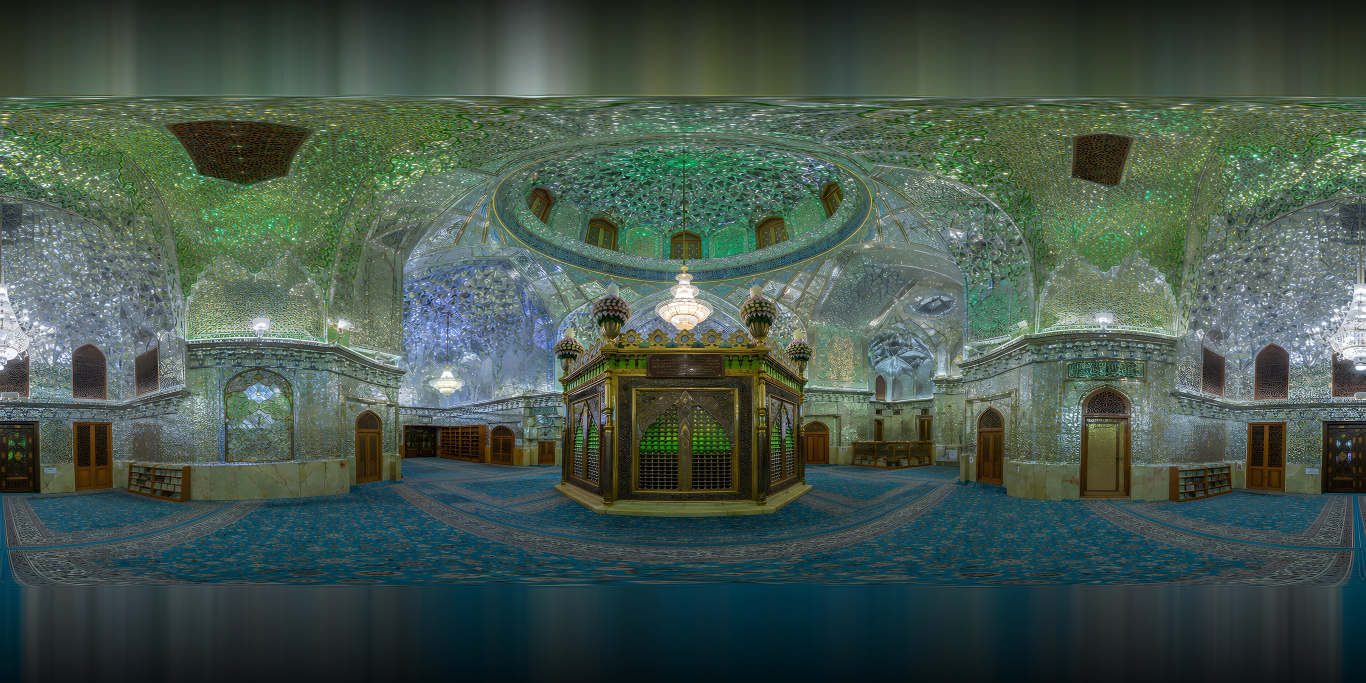
#> input picture assets/pano-shrine.jpg, 4096 x 2048 px, found by its file name (shown at 1/3 size)
$ python fix_pano_vfov.py
#> lines starting #> are read from the running program, lines starting #| are printed output that depends on the picture
#!/usr/bin/env python3
"""
修复部分全景图的 vfov 不足导致的畸变问题

输入：等距柱状投影格式但实际只覆盖部分垂直视场角的全景图（4096×2048）
输出：把图像缩到对应的真实 vfov 高度，居中放到 4096×2048 画布，
      上下填充区域用图像顶/底行的平均色，渐变到深色（避免死黑突兀）

数学：
  - 标准 equirectangular vfov = 180°（画面高 = 2048px）
  - 实测这 4 张图实际有效 vfov ≈ 130°
  - 缩后图像高度 = 2048 * 130/180 ≈ 1480px
  - 上下各填充 (2048-1480)/2 = 284px
"""
from PIL import Image, ImageFilter
import os, sys

# 实际 vfov 估计（度）
EFFECTIVE_VFOV = 130.0
FULL_VFOV = 180.0
TARGET_W = 4096
TARGET_H = 2048

INPUT_DIR  = '/Users/yanli/Downloads/sand/assets/_pano_backup'
OUTPUT_DIR = '/Users/yanli/Downloads/sand/assets'
FILES = ['pano-shrine.jpg', 'pano-music.jpg', 'pano-imam.jpg', 'pano-lotfollah.jpg']

def fix_pano(in_path, out_path):
    img = Image.open(in_path).convert('RGB')
#> img is the input picture: PIL image 4096x2048 RGB; mean R, G, B 68.5, 85.9, 75.9
    w, h = img.size
#> w = 4096; h = 2048
    print(f'  原图: {w}x{h}')
#|   原图: 4096x2048

    # 1) 计算缩放后的图像高度
    scaled_h = int(TARGET_H * EFFECTIVE_VFOV / FULL_VFOV)
    # 缩放图像高度到 scaled_h，宽度按比例 → 实际宽度
    scaled_w = int(w * scaled_h / h)
#> scaled_w = 2958
    img_scaled = img.resize((scaled_w, scaled_h), Image.LANCZOS)

    # 2) 如果宽度 != TARGET_W，再做 horizontal scale 到 4096（保持等距柱状条件）
    if scaled_w != TARGET_W:
        img_scaled = img_scaled.resize((TARGET_W, scaled_h), Image.LANCZOS)
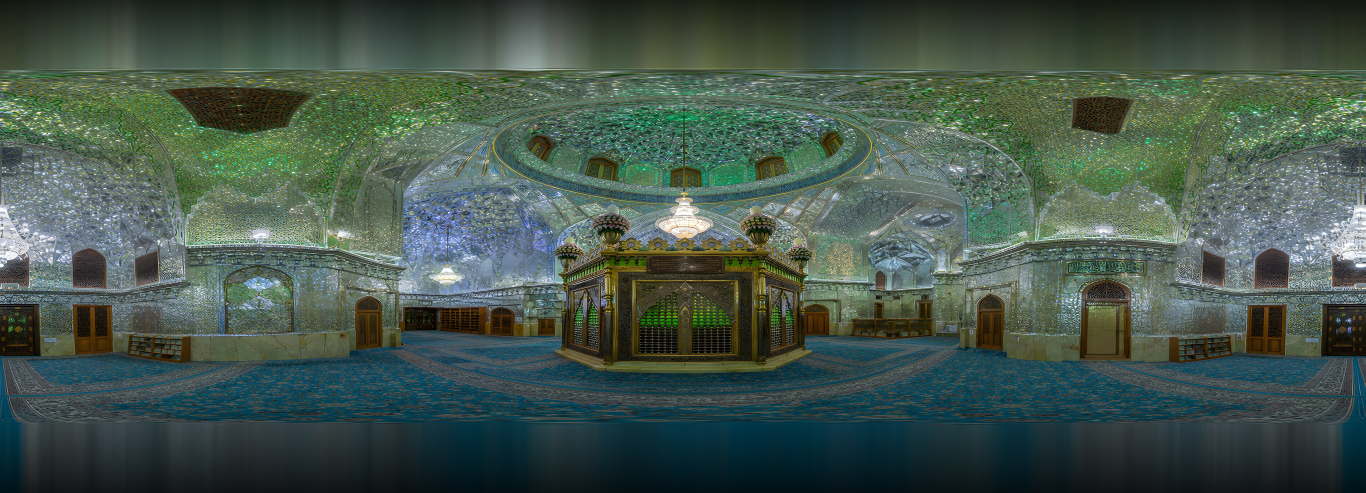
#> img_scaled: PIL image 4096x1479 RGB (shown at 1/3 size); mean R, G, B 68.5, 85.9, 75.9
    print(f'  缩到: {TARGET_W}x{scaled_h}')

    # 3) 创建 4096x2048 画布，居中放置
    pad_top = (TARGET_H - scaled_h) // 2
    pad_bottom = TARGET_H - scaled_h - pad_top

    # 4) 取顶/底行的平均色（按列采样，得到一行 4096 像素的颜色）
    top_row = img_scaled.crop((0, 0, TARGET_W, 8))         # 顶部 8 行
    bot_row = img_scaled.crop((0, scaled_h-8, TARGET_W, scaled_h))  # 底部 8 行

    # 把这 8 行平均成 1 行
    top_strip = top_row.resize((TARGET_W, 1), Image.LANCZOS)
    bot_strip = bot_row.resize((TARGET_W, 1), Image.LANCZOS)

    # 5) 顶部填充：从图像顶色 → 暗色（70% 黑）渐变
    canvas = Image.new('RGB', (TARGET_W, TARGET_H), (0, 0, 0))
#> canvas: PIL image 4096x2048 RGB; every value is 0

    # 顶部填充区
    if pad_top > 0:
        top_fill = Image.new('RGB', (TARGET_W, pad_top), (0, 0, 0))
#> top_fill: PIL image 4096x284 RGB; every value is 0
        # 渐变：顶部行平均色 → 远离图像处变暗
        for y in range(pad_top):
            # alpha 越远离图像（y 越小）越暗，用 0.3 兜底，保留 30% 颜色
            t = y / max(1, pad_top - 1)  # 0 在最顶，1 紧贴图像
            alpha = 0.3 + 0.7 * t  # 顶端保留 30% 色，紧贴图像处 100%
            row = top_strip.point(lambda v: int(v * alpha))
            top_fill.paste(row, (0, y))
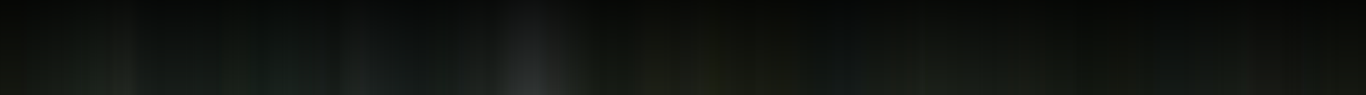
#> top_fill: PIL image 4096x284 RGB (shown at 1/3 size); mean R, G, B 16.5, 19.7, 16
        # 加一点模糊柔化
        top_fill = top_fill.filter(ImageFilter.GaussianBlur(radius=2))
        canvas.paste(top_fill, (0, 0))
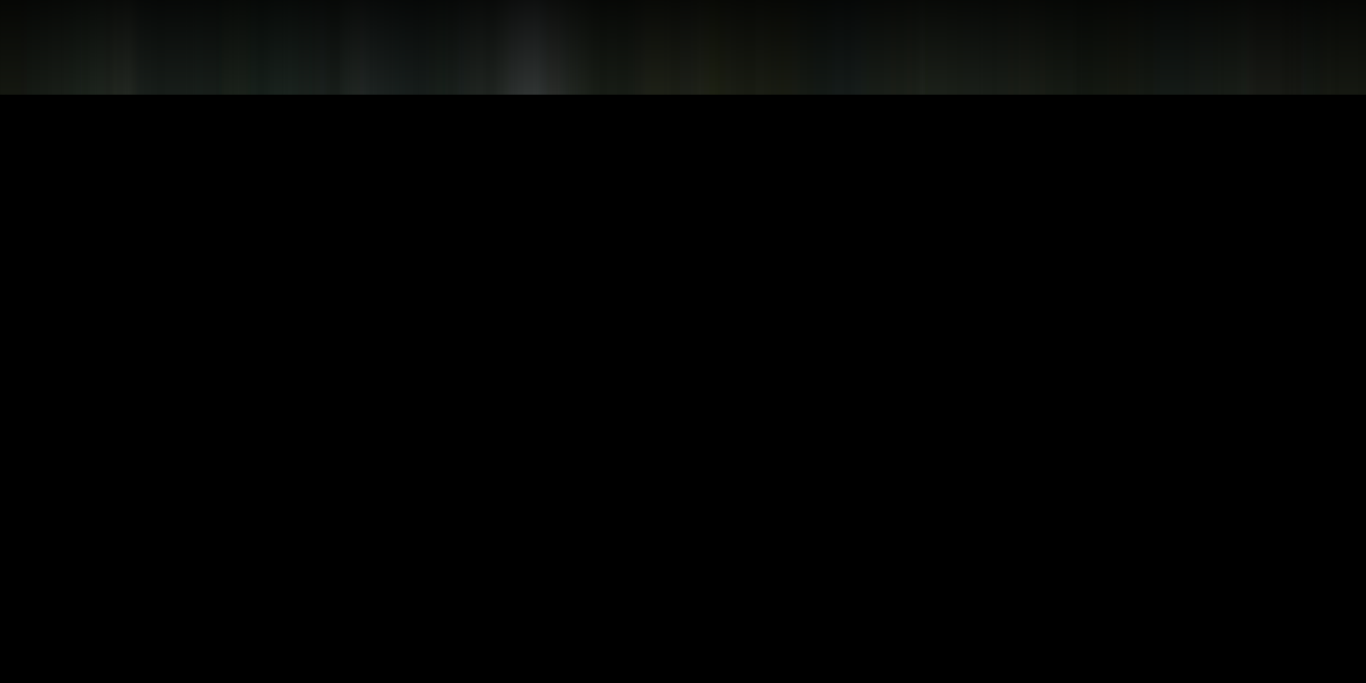
#> canvas: PIL image 4096x2048 RGB (shown at 1/3 size); mean R, G, B 2.3, 2.7, 2.2

    # 底部填充区
    if pad_bottom > 0:
        bot_fill = Image.new('RGB', (TARGET_W, pad_bottom), (0, 0, 0))
#> bot_fill: PIL image 4096x285 RGB; every value is 0
        for y in range(pad_bottom):
            t = 1 - y / max(1, pad_bottom - 1)  # 0 在最底，1 紧贴图像
            alpha = 0.3 + 0.7 * t
            row = bot_strip.point(lambda v: int(v * alpha))
            bot_fill.paste(row, (0, y))
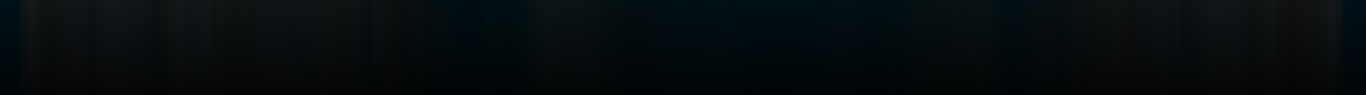
#> bot_fill: PIL image 4096x285 RGB (shown at 1/3 size); mean R, G, B 6.1, 11.6, 13.5
        bot_fill = bot_fill.filter(ImageFilter.GaussianBlur(radius=2))
        canvas.paste(bot_fill, (0, pad_top + scaled_h))

    # 把缩放后的图像粘到中间
    canvas.paste(img_scaled, (0, pad_top))
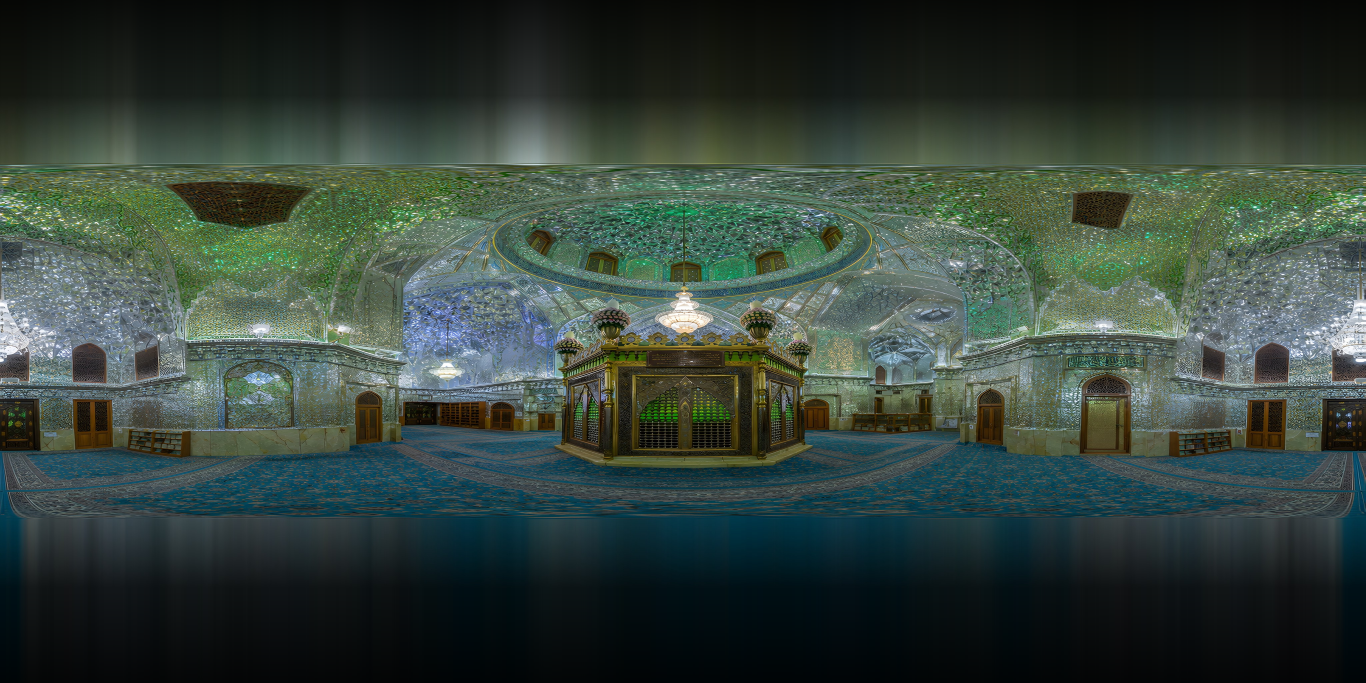
#> canvas: PIL image 4096x2048 RGB (shown at 1/3 size); mean R, G, B 52.6, 66.4, 58.9

    # 保存
    canvas.save(out_path, 'JPEG', quality=88, optimize=True)
    out_size = os.path.getsize(out_path) / 1024 / 1024
    print(f'  ✓ 输出: {out_path}  ({out_size:.2f} MB)')

if __name__ == '__main__':
    for fn in FILES:
        in_path = os.path.join(INPUT_DIR, fn)
        out_path = os.path.join(OUTPUT_DIR, fn)
        if not os.path.exists(in_path):
            print(f'✗ 找不到: {in_path}')
            continue
        print(f'\n处理: {fn}')
        fix_pano(in_path, out_path)
#> pass 2 of the loop `for fn in FILES:`:
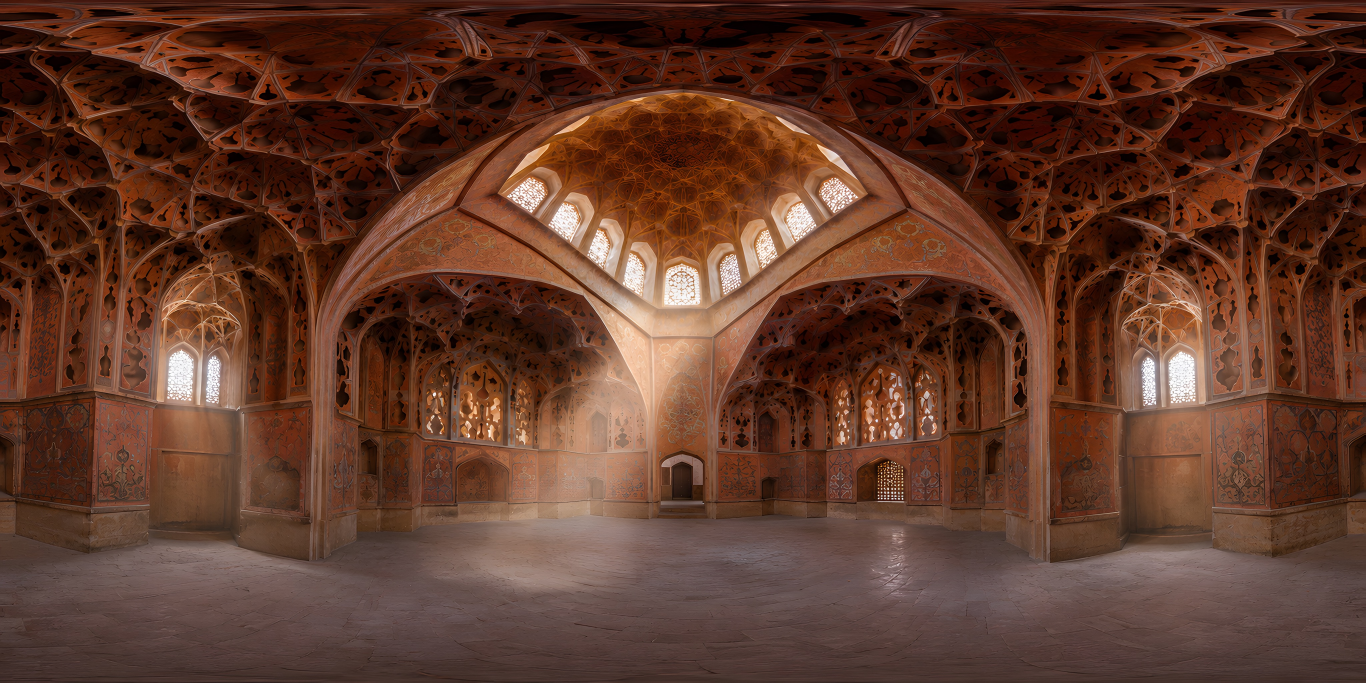
#> input picture assets/pano-music.jpg, 4096 x 2048 px, found by its file name (shown at 1/3 size)
#> in fix_pano, img is the input picture: PIL image 4096x2048 RGB; mean R, G, B 94.7, 56.9, 42
#|   原图: 4096x2048
#> after the loop in fix_pano (call 2), `for y in range(pad_bottom):`:
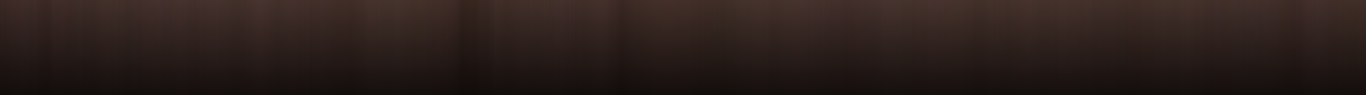
#> bot_fill: PIL image 4096x285 RGB (shown at 1/3 size); mean R, G, B 43.2, 30.7, 27.2
#> in fix_pano (call 2), `canvas.paste(img_scaled, (0, pad_top))`:
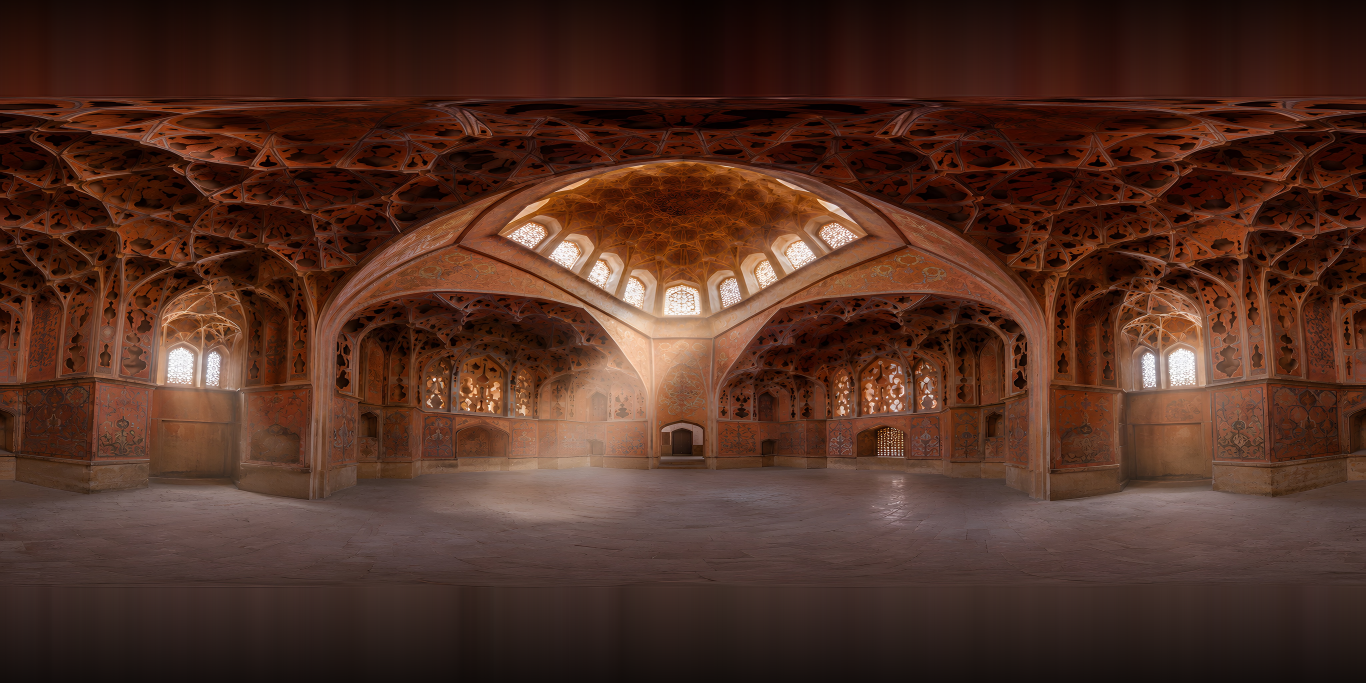
#> canvas: PIL image 4096x2048 RGB (shown at 1/3 size); mean R, G, B 80.3, 47.7, 35.7
    print('\n全部完成')
